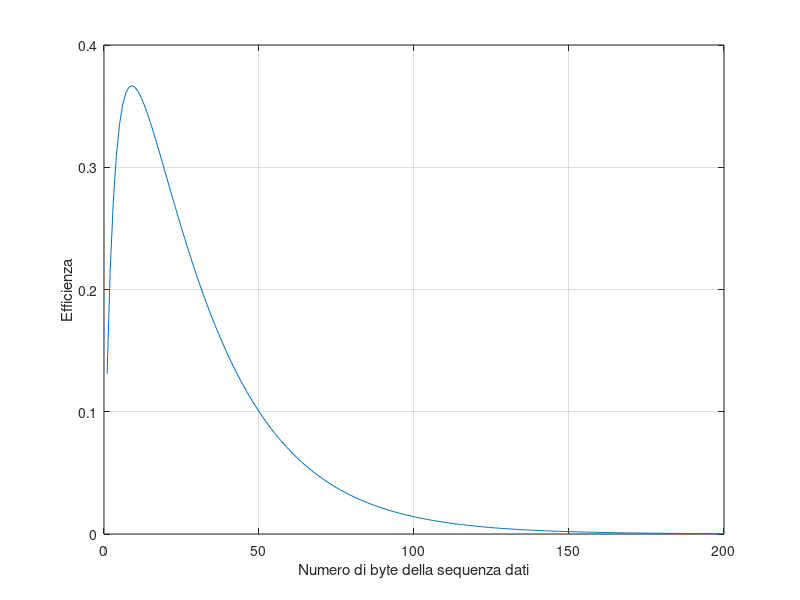

The MATLAB script that drew this image:
close all
clear

p_bit = 0.005;                   %Bit error rate

efficenza = 0;
valoreAtteso =  0;

for n = 1:1:200                  %Byte della sequenza dati

    p_frame = (1-p_bit).^(n*8 + 40);  %Probabilita' di ottenere un pacchetto corretto
    valoreAtteso = 1/p_frame;    %Numero di ritrasmissioni prima di ottenere un pacchetto corretto
    efficenza(n) = n / ((n + 5) * valoreAtteso); 

end

figure
plot(efficenza);
xlabel("Numero di byte della sequenza dati")
ylabel("Efficienza")
grid on